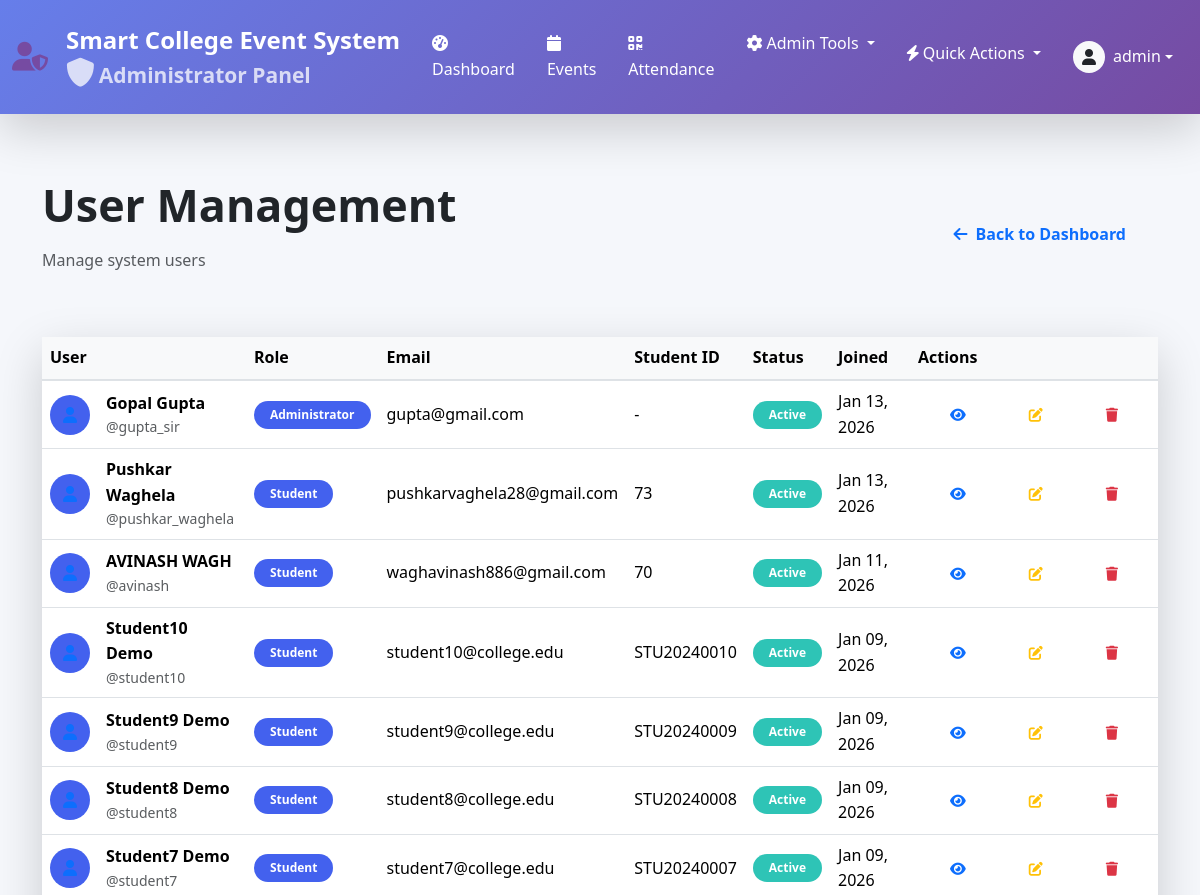
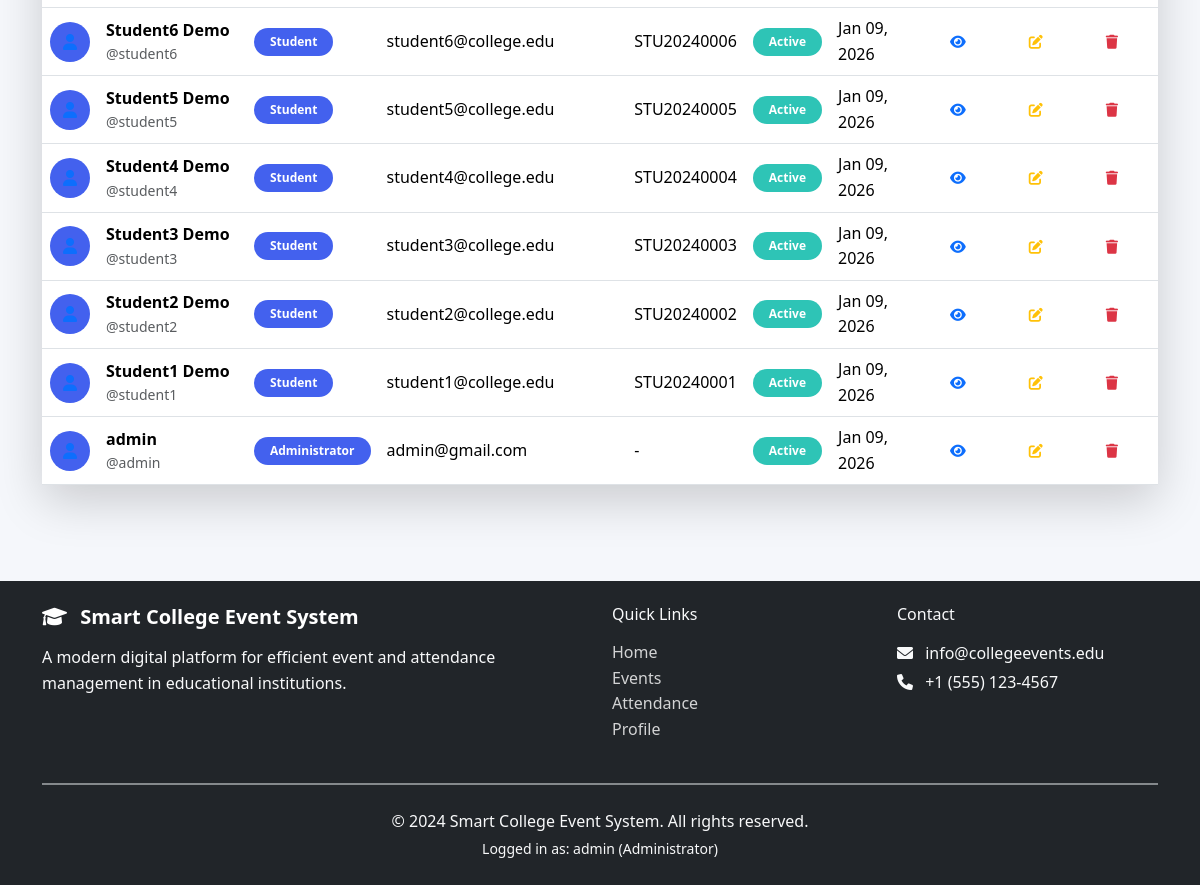
The app's page /users/ (signed in) with its own data (2 pictures, top to bottom).
### core/models.py (models this page shows, shortened)
class User(AbstractUser):
    ROLE_CHOICES = (
        ('admin', 'Administrator'),
        ('student', 'Student'),
        ('organizer', 'Event Organizer'),
    )
    role = models.CharField(max_length=20, choices=ROLE_CHOICES, default='student')
    student_id = models.CharField(max_length=20, blank=True, null=True, unique=True)
    department = models.CharField(max_length=100, blank=True)
    phone = models.CharField(max_length=15, blank=True)
    profile_picture = models.ImageField(upload_to='profiles/', blank=True, null=True)
    created_at = models.DateTimeField(auto_now_add=True)
    class Meta:
        ordering = ['-date_joined']

### core/views.py (the view, shortened to what this page needs)
# urls.py: path('users/', views.user_list, name='user_list'),
@login_required
@user_passes_test(lambda u: u.role == 'admin' or u.is_staff)
def user_list(request):
    users = User.objects.all().order_by('-date_joined')
    role = request.GET.get('role')
    search = request.GET.get('search')
    if role:
        users = users.filter(role=role)
    context = {'users': users, 'roles': User.ROLE_CHOICES}
    return render(request, 'crud/user_list.html', context)

### templates/crud/user_list.html (shortened to what this page needs)
{% extends 'base.html' %}
{% block content %}
<div class="container py-5">
    <div class="d-flex justify-content-between align-items-center mb-5">
        <div>
            <h1 class="hero-title">User Management</h1>
            <p class="text-muted">Manage system users</p>
        </div>
        <a href="{% url 'admin_dashboard' %}" class="btn btn-outline-primary">
            <i class="fas fa-arrow-left me-2"></i>Back to Dashboard
        </a>
    </div>
    <div class="card border-0 shadow-lg">
        <div class="card-body p-0">
            <div class="table-responsive">
                <table class="table table-hover align-middle mb-0">
                    <thead class="table-light">
                        <tr>
                            <th>User</th>
                            <th>Role</th>
                            <th>Email</th>
                            <th>Student ID</th>
                            <th>Status</th>
                            <th>Joined</th>
                            <th>Actions</th>
                        </tr>
                    </thead>
                    <tbody>
                        {% for user in users %}
                        <tr>
                            <td>
                                <div class="d-flex align-items-center">
                                    <div class="avatar me-3">
                                        <div class="bg-primary bg-opacity-10 rounded-circle d-flex align-items-center justify-content-center"
                                             style="width: 40px; height: 40px;">
                                            <i class="fas fa-user text-primary"></i>
                                        </div>
                                    </div>
                                    <div>
                                        <strong>{{ user.get_full_name|default:user.username }}</strong>
                                        <div class="text-muted small">@{{ user.username }}</div>
                                    </div>
                                </div>
                            </td>
                            <td>
                                <span class="badge bg-primary">{{ user.get_role_display }}</span>
                            </td>
                            <td>{{ user.email }}</td>
                            <td>{{ user.student_id|default:"-" }}</td>
                            <td>
                                {% if user.is_active %}
                                <span class="badge bg-success">Active</span>
                                {% else %}
                                <span class="badge bg-danger">Inactive</span>
                                {% endif %}
                            </td>
                            <td>{{ user.date_joined|date:"M d, Y" }}</td>
                            <td>
                                <div class="btn-group" role="group">
                                    <a href="{% url 'user_detail' user.id %}" class="btn btn-sm btn-outline-primary">
                                        <i class="fas fa-eye"></i>
                                    </a>
                                    <a href="{% url 'update_user' user.id %}" class="btn btn-sm btn-outline-warning">
                                        <i class="fas fa-edit"></i>
                                    </a>
                                    <a href="{% url 'delete_user' user.id %}" class="btn btn-sm btn-outline-danger">
                                        <i class="fas fa-trash"></i>
                                    </a>
                                </div>
                            </td>
                        </tr>
                        {% endfor %}
                    </tbody>
                </table>
            </div>
        </div>
    </div>
</div>
{% endblock %}

### templates/base.html (shortened to what this page needs)
{% load static %}
<!DOCTYPE html>
<html lang="en">
<head>
    <link rel="stylesheet" href="https://cdn.jsdelivr.net/npm/bootstrap@5.3.2/dist/css/bootstrap.min.css">
    <link rel="stylesheet" href="https://cdnjs.cloudflare.com/ajax/libs/font-awesome/6.4.0/css/all.min.css">
    <link rel="stylesheet" href="https://cdnjs.cloudflare.com/ajax/libs/animate.css/4.1.1/animate.min.css">
    <link rel="stylesheet" href="{% static 'style.css' %}">
    <link rel="stylesheet" href="https://unpkg.com/leaflet@1.9.4/dist/leaflet.css" />
    <link rel="stylesheet" href="https://cdn.jsdelivr.net/npm/apexcharts@3.41.0/dist/apexcharts.css" />
    <link rel="stylesheet" href="https://cdn.jsdelivr.net/npm/sweetalert2@11/dist/sweetalert2.min.css">
    <link rel="stylesheet" href="https://cdnjs.cloudflare.com/ajax/libs/font-awesome/6.0.0/css/all.min.css">
</head>
<body>
    <nav class="navbar navbar-expand-lg navbar-dark role-nav shadow-lg">
        <div class="container-fluid">
            <a class="navbar-brand d-flex align-items-center" href="/">
                <i
                    class="fas {% if user.role == 'admin' or user.is_staff %}fa-user-shield{% elif user.role == 'student' %}fa-user-graduate{% elif user.role == 'organizer' %}fa-calendar-alt{% else %}fa-graduation-cap{% endif %} me-2 role-icon"></i>
                <div>
                    <div>Smart College Event System</div>
                    {% if user.is_authenticated %}
                    <small class="d-block opacity-75">
                        {% if user.role == 'admin' or user.is_staff %}
                        <i class="fas fa-shield-alt me-1"></i>Administrator Panel
                        {% elif user.role == 'student' %}
                        <i class="fas fa-user me-1"></i>Student Panel
                        {% elif user.role == 'organizer' %}
                        <i class="fas fa-calendar-alt me-1"></i>Organizer Panel
                        {% else %}
                        <i class="fas fa-user me-1"></i>User Panel
                        {% endif %}
                    </small>
                    {% endif %}
                </div>
            </a>
            <div class="collapse navbar-collapse" id="navbarMain">
                {% if user.is_authenticated %}
                <ul class="navbar-nav me-auto">
                    <li class="nav-item">
                        <a class="nav-link" href="{% url 'dashboard' %}">
                            <i class="fas fa-tachometer-alt me-1"></i>Dashboard
                        </a>
                    </li>
                    <li class="nav-item">
                        <a class="nav-link" href="{% url 'events' %}">
                            <i class="fas fa-calendar me-1"></i>Events
                        </a>
                    </li>
                    <li class="nav-item">
                        <a class="nav-link" href="{% url 'attendance' %}">
                            <i class="fas fa-qrcode me-1"></i>Attendance
                        </a>
                    </li>
                    {% if user.role == 'admin' or user.is_staff %}
                    <li class="nav-item dropdown">
                        <a class="nav-link dropdown-toggle" href="#" role="button" data-bs-toggle="dropdown">
                            <i class="fas fa-cog me-1"></i>Admin Tools
                        </a>
                    </li>
                    {% endif %}
                </ul>
                <ul class="navbar-nav ms-auto">
                    <li class="nav-item dropdown">
                        <a class="nav-link dropdown-toggle" href="#" role="button" data-bs-toggle="dropdown">
                            <i class="fas fa-bolt me-1"></i>Quick Actions
                        </a>
                    </li>
                    <li class="nav-item dropdown">
                        <a class="nav-link dropdown-toggle d-flex align-items-center" href="#" role="button"
                            data-bs-toggle="dropdown">
                            {% if user.profile_picture %}
                            <img src="{{ user.profile_picture.url }}" alt="Profile" class="rounded-circle me-2"
                                style="width: 32px; height: 32px; object-fit: cover;">
                            {% else %}
                            <div class="bg-light text-dark rounded-circle d-flex align-items-center justify-content-center me-2"
                                style="width: 32px; height: 32px;">
                                <i class="fas fa-user"></i>
                            </div>
                            {% endif %}
                            <div>
                                <div>{{ user.get_full_name|default:user.username }}</div>
                            </div>
                        </a>
                    </li>
                </ul>
                {% endif %}
            </div>
        </div>
    </nav>
    <main class="{% if user.is_authenticated and user.role == 'student' %}mb-5 pb-3{% endif %}">
        {% block content %}{% endblock %}
    </main>
    <footer class="footer bg-dark text-light mt-5 py-4">
        <div class="container">
            <div class="row">
                <div class="col-md-6">
                    <h5 class="mb-3">
                        <i class="fas fa-graduation-cap me-2"></i>
                        Smart College Event System
                    </h5>
                    <p class="text-light-50 mb-0">
                        A modern digital platform for efficient event and attendance management in educational
                        institutions.
                    </p>
                </div>
                <div class="col-md-3">
                    <h6 class="mb-3">Quick Links</h6>
                    <ul class="list-unstyled">
                        <li><a href="/" class="text-light-50 text-decoration-none">Home</a></li>
                        <li><a href="{% url 'events' %}" class="text-light-50 text-decoration-none">Events</a></li>
                        <li><a href="{% url 'attendance' %}" class="text-light-50 text-decoration-none">Attendance</a>
                        </li>
                        {% if user.is_authenticated %}
                        <li><a href="{% url 'profile' %}" class="text-light-50 text-decoration-none">Profile</a></li>
                        {% endif %}
                    </ul>
                </div>
                <div class="col-md-3">
                    <h6 class="mb-3">Contact</h6>
                    <p class="text-light-50 mb-1">
                        <i class="fas fa-envelope me-2"></i> info@collegeevents.edu
                    </p>
                    <p class="text-light-50 mb-0">
                        <i class="fas fa-phone me-2"></i> +1 (555) 123-4567
                    </p>
                </div>
            </div>
            <hr class="bg-secondary my-4">
            <div class="text-center text-light-50">
                <p class="mb-0">© 2024 Smart College Event System. All rights reserved.</p>
                <small class="d-block mt-1">
                    {% if user.is_authenticated %}
                    Logged in as: {{ user.username }} ({{ user.get_role_display }})
                    {% else %}
                    Please login to access all features
                    {% endif %}
                </small>
            </div>
        </div>
    </footer>
</body>
</html>

### static/style.css (style rules this page uses)
:root { --primary: #4361ee; --primary-dark: #3a56d4; --secondary: #7209b7; --success: #2ec4b6; --danger: #e71d36; --warning: #ff9f1c; --light: #f8f9fa; --dark: #212529; --gray: #6c757d; --light-gray: #e9ecef; --card-shadow: 0 5px 15px rgba(0, 0, 0, 0.08); --hover-shadow: 0 10px 25px rgba(0, 0, 0, 0.12); }
* { margin: 0; padding: 0; box-sizing: border-box; }
body { font-family: 'Segoe UI', Tahoma, Geneva, Verdana, sans-serif; background-color: #f5f7fb; color: var(--dark); line-height: 1.6; min-height: 100vh; }
.navbar { background: linear-gradient(135deg, var(--primary) 0%, var(--secondary) 100%); box-shadow: 0 2px 10px rgba(0, 0, 0, 0.1); padding: 1rem 0; }
.navbar-brand { font-weight: 700; font-size: 1.5rem; color: white !important; display: flex; align-items: center; gap: 10px; }
.navbar-brand i { font-size: 1.8rem; }
.nav-link { color: rgba(255, 255, 255, 0.9) !important; font-weight: 500; padding: 0.5rem 1rem !important; transition: all 0.3s ease; }
.hero-title { font-size: 2.8rem; font-weight: 800; color: var(--dark); margin-bottom: 1rem; line-height: 1.2; }
.btn { border-radius: 10px; padding: 0.75rem 2rem; font-weight: 600; transition: all 0.3s ease; border: none; }
.badge { padding: 0.5rem 1rem; border-radius: 20px; font-weight: 600; }
.bg-primary { background: var(--primary) !important; }
.bg-success { background: var(--success) !important; }
.footer { background: var(--dark); color: white; padding: 3rem 0; margin-top: 4rem; }
.footer h5 { color: white; margin-bottom: 1.5rem; font-weight: 600; }
.footer a { color: rgba(255, 255, 255, 0.8); text-decoration: none; transition: color 0.3s ease; }
hr { border-top: 2px solid var(--light-gray); opacity: 0.5; }
.container { animation: fadeInUp 0.8s ease; }
html { scroll-behavior: smooth; }
.avatar { width: 40px; height: 40px; border-radius: 50%; display: flex; align-items: center; justify-content: center; font-weight: bold; color: white; }
.table th { font-weight: 600; background: #f8f9fa; border-bottom: 2px solid #dee2e6; }
.table td { vertical-align: middle; }

### templates/base.html (style rules this page uses)
.navbar-dark .navbar-brand, .navbar-dark .navbar-nav .nav-link, .navbar-dark .navbar-nav .dropdown-toggle { color: white !important; }

### records on screen
User: get_full_name "admin", username "admin", role "Administrator", email "admin@gmail.com", student_id "-", is_active "Active", date_joined "Jan 09, 2026"
User: get_full_name "Gopal Gupta", username "gupta_sir", role "Administrator", email "gupta@gmail.com", student_id "-", is_active "Active", date_joined "Jan 13, 2026"
User: get_full_name "Pushkar Waghela", username "pushkar_waghela", role "Student", email "pushkarvaghela28@gmail.com", student_id "73", is_active "Active", date_joined "Jan 13, 2026"
User: get_full_name "AVINASH WAGH", username "avinash", role "Student", email "waghavinash886@gmail.com", student_id "70", is_active "Active", date_joined "Jan 11, 2026"
User: get_full_name "Student10 Demo", username "student10", role "Student", email "student10@college.edu", student_id "STU20240010", is_active "Active", date_joined "Jan 09, 2026"
User: get_full_name "Student9 Demo", username "student9", role "Student", email "student9@college.edu", student_id "STU20240009", is_active "Active", date_joined "Jan 09, 2026"
User: get_full_name "Student8 Demo", username "student8", role "Student", email "student8@college.edu", student_id "STU20240008", is_active "Active", date_joined "Jan 09, 2026"
User: get_full_name "Student7 Demo", username "student7", role "Student", email "student7@college.edu", student_id "STU20240007", is_active "Active", date_joined "Jan 09, 2026"
User: get_full_name "Student6 Demo", username "student6", role "Student", email "student6@college.edu", student_id "STU20240006", is_active "Active", date_joined "Jan 09, 2026"
User: get_full_name "Student5 Demo", username "student5", role "Student", email "student5@college.edu", student_id "STU20240005", is_active "Active", date_joined "Jan 09, 2026"
User: get_full_name "Student4 Demo", username "student4", role "Student", email "student4@college.edu", student_id "STU20240004", is_active "Active", date_joined "Jan 09, 2026"
User: get_full_name "Student3 Demo", username "student3", role "Student", email "student3@college.edu", student_id "STU20240003", is_active "Active", date_joined "Jan 09, 2026"
User: get_full_name "Student2 Demo", username "student2", role "Student", email "student2@college.edu", student_id "STU20240002", is_active "Active", date_joined "Jan 09, 2026"
User: get_full_name "Student1 Demo", username "student1", role "Student", email "student1@college.edu", student_id "STU20240001", is_active "Active", date_joined "Jan 09, 2026"
